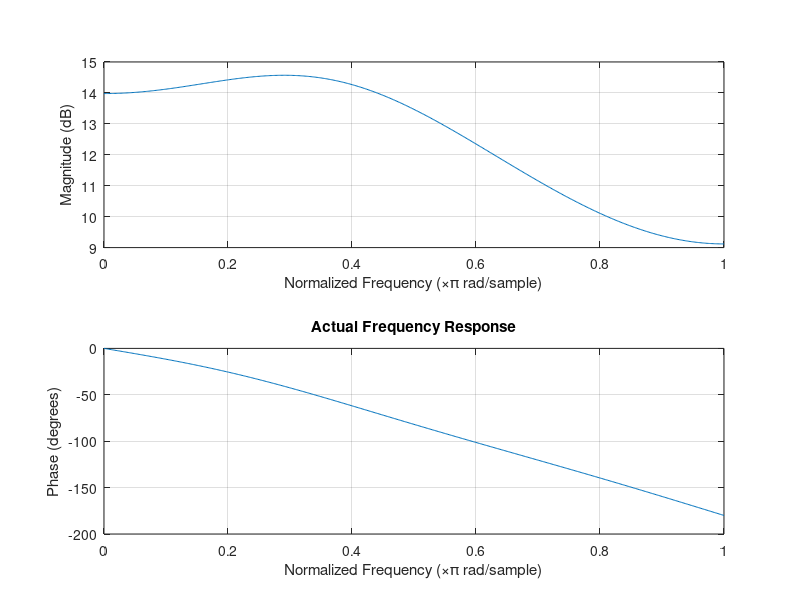
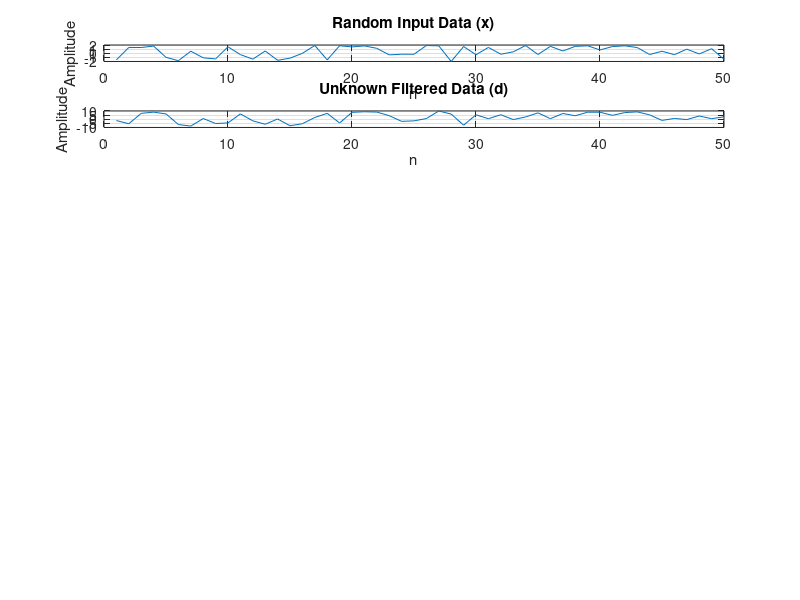
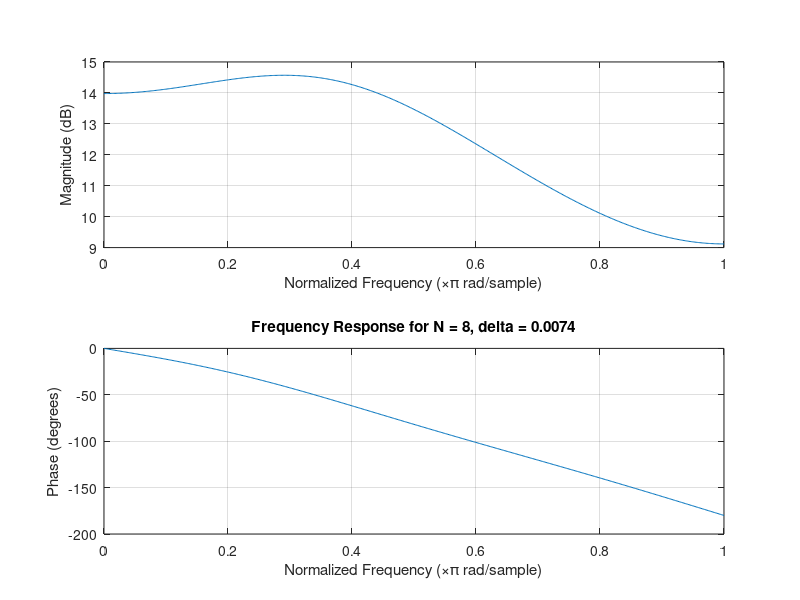
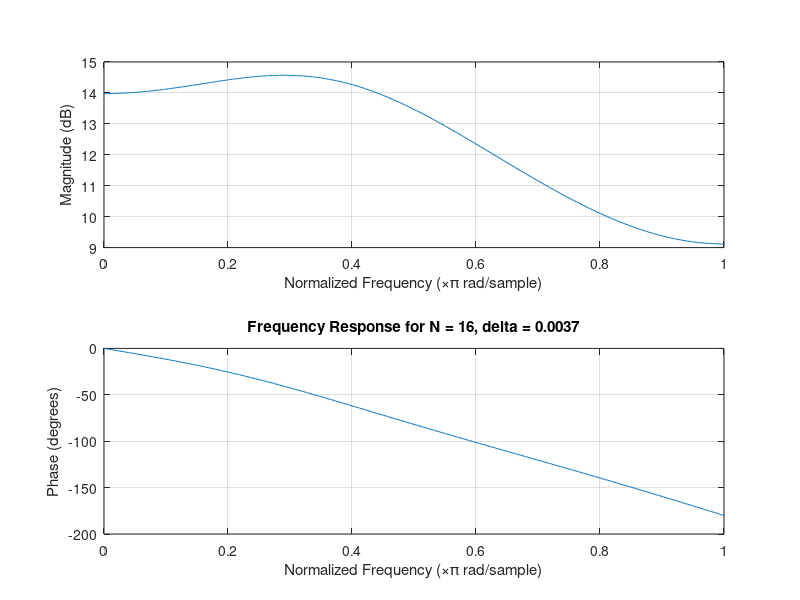

These charts were generated, in order, by the following MATLAB code:
clear all; close all; clc
n = 50;
x = rand(n,1)*4 - 2;
P =  mean(x.^2);
Ns = [8 16 32];
deltas = 1./(10.*Ns.*P);

%% Create Black Box Filter
% Black Box
b = [1 4 -1];
a = [1 -0.3 0.1];
d = filter(b,a,x);

% Plots
figure
freqz(b,a)
title('Actual Frequency Response')
figure
n_plts = 2+2*length(deltas);
subplot(n_plts,1,1); plot(x)
title('Random Input Data (x)'); grid;
xlabel('n'); ylabel('Amplitude');
subplot(n_plts,1,2); plot(d)
title('Unknown Filtered Data (d)'); grid;
xlabel('n'); ylabel('Amplitude');

%% Try each N for Adaptive Filter
for i = 1:length(Ns)
        N = Ns(i);
        del = deltas(i);
        
        %LMS Adaptive Filter
        h=zeros(N,1); %inital values: 0
        M=length(x); %number of samples of the input signal
        e = zeros(N,1);
        for n=N:M
            xvec=x(n:-1:n-N+1);
            e(n) = d(n) - h' * xvec;
            h=h + del * xvec * conj(e(n));
        end
        d_aprx = filter(h,1,x);

        % Error
        e = e(e~=0); % clean up 0s
        mse = immse(d,d_aprx);

%% Plots
figure
freqz(b,a)
title(sprintf('Frequency Response for N = %d, delta = %0.2d', N, del))
% subplot(n_plts,1,2+i*2-1); plot(d_aprx)
% title(sprintf('Adaptive Filtered Data for N = %d, delta = %0.2d', N, del)); grid;
% xlabel('n'); ylabel('Amplitude');
% 
% subplot(n_plts,1,2+i*2); plot(e.^2)
% title(sprintf('Adaptive Filter Squared Error for N = %d, mse = %0.2d', N, mse)); grid;
% xlabel('n'); ylabel('e^2');
end
